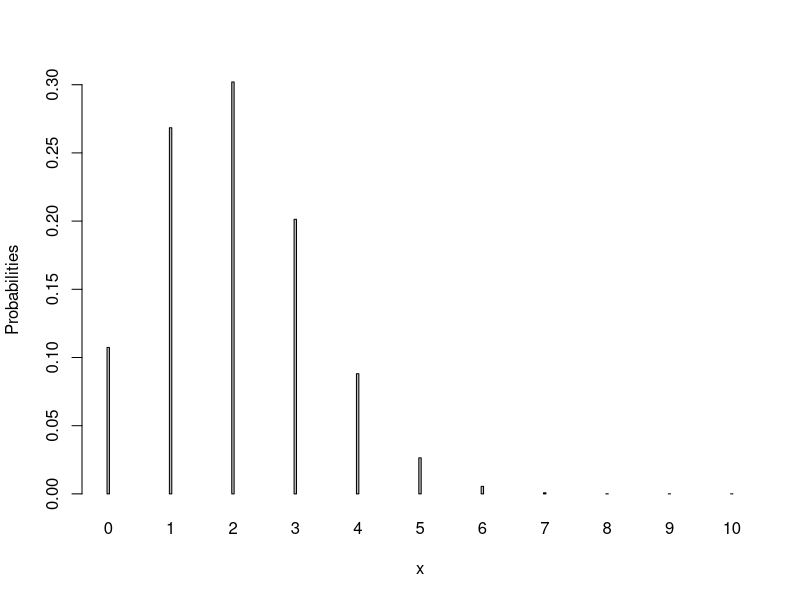
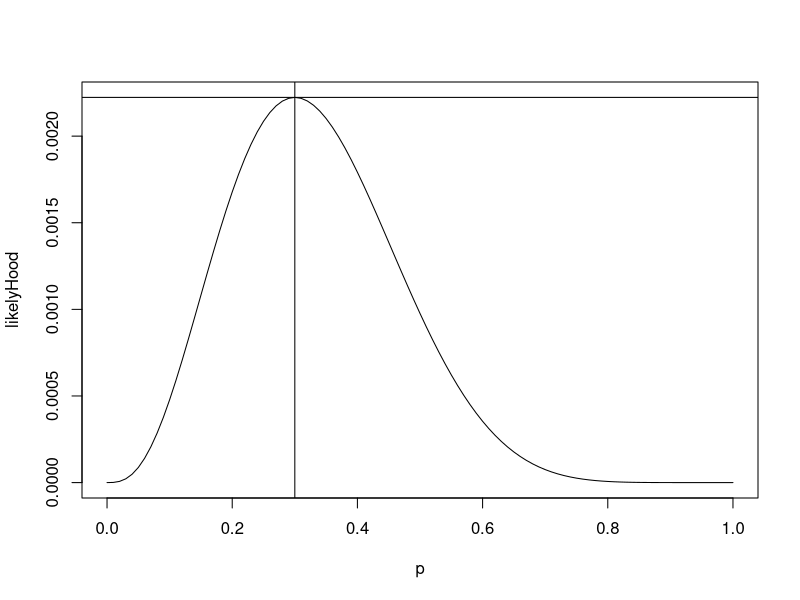
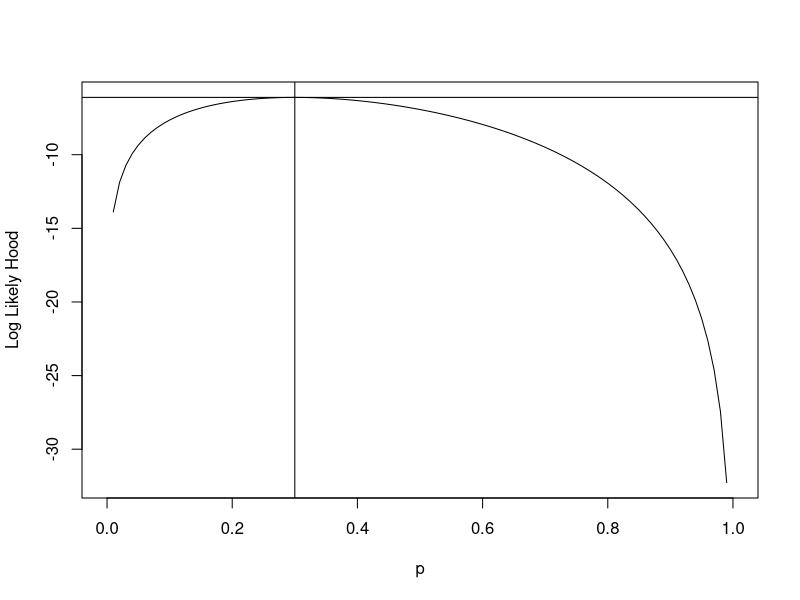

Generate these figures, in order, with R:
# barplot of binomial pmf
barplot(dbinom(0:10, 10, 0.2), names.arg = 0:10, width = .05, space = 25,
        xlab = "x", ylab = "Probabilities")

likelyhood = function(p){ p^3*(1-p)^7}

x =  seq(0.01, 0.99, by=.01)
curve(likelyhood(x), xlab = "p", ylab = "likelyHood")

abline(v=.3)
abline(h=likelyhood(.3))                                                                         

# loglikelyhood function
loglikelyhood = function(p){log(likelyhood(p))}
curve(loglikelyhood(x), xlab = "p", ylab = "Log Likely Hood")
abline(v=.3)
abline(h=loglikelyhood(.3))


as1 = c (117.6, 109.5, 111.6, 109.2, 119.1, 110.8)
sd(as1)